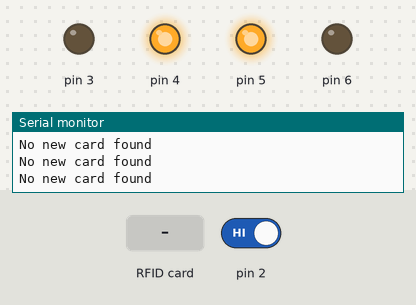
Bench run of a sketch on a simulated Arduino Uno, built with avr-gcc and run on an emulated ATmega328P. Parts: output pins drawn as LEDs (lit = HIGH), the last lines printed to the serial monitor. Inputs (shaded band) come from the test bench; at power-on: pin 2 HIGH. Pins used as bus, display or sensor lines are not drawn.

Above: at 2.2 s.
2.3 s: RFID card 5E 7A 19 C4 held to the reader
At 3.1 s:
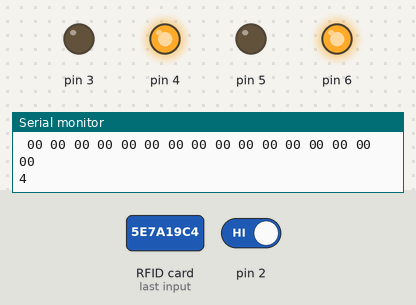
4.8 s: pin 2 driven LOW
At 5.1 s:
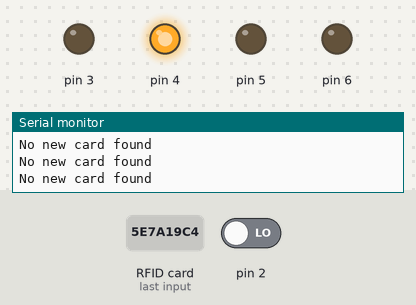
6.3 s: pin 2 driven HIGH
At 7.6 s:
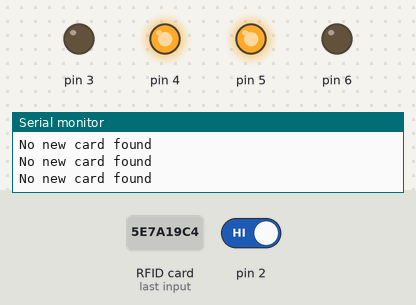
Timing chart, 0 to 9.3 s (numbered marks = the images above; inputs shaded):
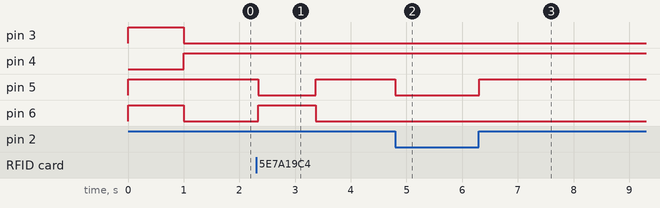

Measured:
- after the input at 2.3 s, pin 5: HIGH → LOW at once, → HIGH 1.0 s later; pin 6: LOW → HIGH at once, → LOW 1.0 s later
- after the input at 4.8 s, pin 5: HIGH → LOW at once
- after the input at 6.3 s, pin 5: LOW → HIGH at once

The sketch:

m1_dump.ino
```cpp
/**
 * RC522
   RST/Reset   RST          D9
   SPI SS      SDA(SS)      D10
   SPI MOSI    MOSI         D11
   SPI MISO    MISO         D12
   SPI SCK     SCK          D13

 * SD Adapter
   SPI CS      CS           D4
   SPI MOSI    MOSI         D11
   SPI MISO    MISO         D12
   SPI SCK     SCK          D13
*/

#include <SPI.h>
#include <MFRC522.h>

constexpr uint8_t RST_PIN = 9;     // Configurable, see typical pin layout above
constexpr uint8_t SS_PIN = 10;     // Configurable, see typical pin layout above

MFRC522 mfrc522(SS_PIN, RST_PIN);   // Create MFRC522 instance.

MFRC522::MIFARE_Key key;

byte def_keys[3][6] = {{0x79, 0x07, 0x8e, 0x0a, 0xb5, 0x0a}, {0x78, 0xd9, 0xa4, 0xdc, 0xdd, 0xf5}, {0xb4, 0xfd, 0xd9, 0x8a, 0x9d, 0xe1}};

bool sw = false;

void setup() {
  SPI.begin();        // Init SPI bus
  Serial.begin(115200);
  for (byte i = 3; i <= 6; i ++)
    pinMode(i, OUTPUT);
  pinMode(2, INPUT);
  pinMode(4, OUTPUT);
  if (!digitalRead(2))
    return;
  digitalWrite(3, HIGH);
  digitalWrite(5, HIGH);
  digitalWrite(6, HIGH);
  delay(1000);
  digitalWrite(3, LOW);
  digitalWrite(5, LOW);
  digitalWrite(6, LOW);
}

void loop() {
  digitalWrite(4, HIGH);
  sw = digitalRead(2);
  LED_Status(2);
  mfrc522.PCD_Init(); // Init MFRC522 card
  if ( ! mfrc522.PICC_IsNewCardPresent()) {
    Serial.println("No new card found");
    return;
  }
  if ( ! mfrc522.PICC_ReadCardSerial()) {
    Serial.println("Can't read card");
    return;
  }
  MFRC522::StatusCode status;
  byte buffer[18];
  byte size = sizeof(buffer);
  for (byte sector = 0; sector < 3; sector ++) {
    for (byte i = 0; i < 6; i ++) {
      key.keyByte[i] = def_keys[sector][i];
    }
    status = (MFRC522::StatusCode) mfrc522.PCD_Authenticate(MFRC522::PICC_CMD_MF_AUTH_KEY_A, sector * 4 + 3, &key, &(mfrc522.uid));
    if (status != MFRC522::STATUS_OK) {
      Serial.println("Auth error");
      LED_Status(1);
      return;
    }
    Serial.print("Sector ");
    Serial.println(sector);
    // Read data from the blocks
    for (byte i = 0; i < 3; i ++) {
      status = (MFRC522::StatusCode) mfrc522.MIFARE_Read(sector * 4 + i, buffer, &size);
      if (status != MFRC522::STATUS_OK) {
        Serial.println("Read error");
        LED_Status(1);
        return;
      }
      LED_Status(3);
      dump_byte_array(buffer, 16);
      Serial.println();
    }
    Serial.println();
  }
  Serial.println('4');
  mfrc522.PICC_HaltA();
  mfrc522.PCD_StopCrypto1();
  delay(1000);
}

void dump_byte_array(byte *buffer, byte bufferSize) {
    for (byte i = 0; i < bufferSize; i ++) {
        Serial.print(buffer[i] < 0x10 ? " 0" : " ");
        Serial.print(buffer[i], HEX);
    }
}

void LED_Status(byte stat) {
  if (!sw) {
    digitalWrite(3, LOW);
    digitalWrite(5, LOW);
    digitalWrite(6, LOW);
    return;
  }
  if (stat == 1) {//FAIL
    digitalWrite(3, HIGH);
    digitalWrite(5, LOW);
    digitalWrite(6, LOW);
  } else if (stat == 2) {//WAIT
    digitalWrite(3, LOW);
    digitalWrite(5, HIGH);
    digitalWrite(6, LOW);
  } else {//OK
    digitalWrite(3, LOW);
    digitalWrite(5, LOW);
    digitalWrite(6, HIGH);
  }
}
```
